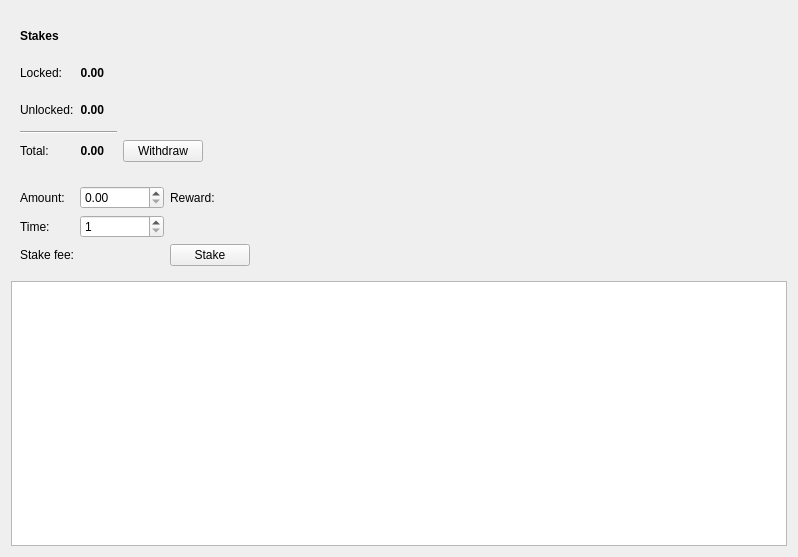
<?xml version="1.0" encoding="UTF-8"?>
<ui version="4.0">
 <class>DepositsFrame</class>
 <widget class="QFrame" name="DepositsFrame">
  <property name="geometry">
   <rect>
    <x>0</x>
    <y>0</y>
    <width>798</width>
    <height>557</height>
   </rect>
  </property>
  <property name="windowTitle">
   <string>Frame</string>
  </property>
  <property name="frameShape">
   <enum>QFrame::NoFrame</enum>
  </property>
  <property name="frameShadow">
   <enum>QFrame::Raised</enum>
  </property>
  <layout class="QVBoxLayout" name="verticalLayout">
   <item>
    <widget class="QFrame" name="m_overviewWalletFrame">
     <property name="minimumSize">
      <size>
       <width>0</width>
       <height>160</height>
      </size>
     </property>
     <property name="maximumSize">
      <size>
       <width>16777215</width>
       <height>160</height>
      </size>
     </property>
     <property name="frameShape">
      <enum>QFrame::NoFrame</enum>
     </property>
     <property name="frameShadow">
      <enum>QFrame::Raised</enum>
     </property>
     <layout class="QGridLayout" name="gridLayout_2">
      <item row="0" column="0">
       <widget class="QLabel" name="label_7">
        <property name="font">
         <font>
          <weight>75</weight>
          <bold>true</bold>
         </font>
        </property>
        <property name="text">
         <string>Stakes</string>
        </property>
       </widget>
      </item>
      <item row="1" column="0">
       <widget class="QLabel" name="label_8">
        <property name="text">
         <string>Locked:</string>
        </property>
       </widget>
      </item>
      <item row="1" column="1" colspan="2">
       <widget class="QLabel" name="m_lockedDepositLabel">
        <property name="font">
         <font>
          <weight>75</weight>
          <bold>true</bold>
         </font>
        </property>
        <property name="text">
         <string notr="true">0.00</string>
        </property>
        <property name="alignment">
         <set>Qt::AlignRight|Qt::AlignTrailing|Qt::AlignVCenter</set>
        </property>
       </widget>
      </item>
      <item row="1" column="3">
       <widget class="QLabel" name="m_tickerLabel1">
        <property name="text">
         <string notr="true"/>
        </property>
       </widget>
      </item>
      <item row="2" column="0">
       <widget class="QLabel" name="label_9">
        <property name="text">
         <string>Unlocked:</string>
        </property>
       </widget>
      </item>
      <item row="2" column="1" colspan="2">
       <widget class="QLabel" name="m_unlockedDepositLabel">
        <property name="font">
         <font>
          <weight>75</weight>
          <bold>true</bold>
         </font>
        </property>
        <property name="text">
         <string notr="true">0.00</string>
        </property>
        <property name="alignment">
         <set>Qt::AlignRight|Qt::AlignTrailing|Qt::AlignVCenter</set>
        </property>
       </widget>
      </item>
      <item row="2" column="3">
       <widget class="QLabel" name="m_tickerLabel2">
        <property name="text">
         <string notr="true"/>
        </property>
       </widget>
      </item>
      <item row="4" column="0">
       <widget class="QLabel" name="label_10">
        <property name="text">
         <string>Total:</string>
        </property>
       </widget>
      </item>
      <item row="4" column="1" colspan="2">
       <widget class="QLabel" name="m_totalDepositLabel">
        <property name="font">
         <font>
          <weight>75</weight>
          <bold>true</bold>
         </font>
        </property>
        <property name="text">
         <string notr="true">0.00</string>
        </property>
        <property name="alignment">
         <set>Qt::AlignRight|Qt::AlignTrailing|Qt::AlignVCenter</set>
        </property>
       </widget>
      </item>
      <item row="4" column="3">
       <widget class="QLabel" name="m_tickerLabel3">
        <property name="text">
         <string notr="true"/>
        </property>
       </widget>
      </item>
      <item row="0" column="5">
       <spacer name="horizontalSpacer_2">
        <property name="orientation">
         <enum>Qt::Horizontal</enum>
        </property>
        <property name="sizeHint" stdset="0">
         <size>
          <width>40</width>
          <height>20</height>
         </size>
        </property>
       </spacer>
      </item>
      <item row="4" column="4">
       <widget class="QPushButton" name="m_withdrawButton">
        <property name="text">
         <string>Withdraw</string>
        </property>
       </widget>
      </item>
      <item row="3" column="0" colspan="4">
       <widget class="Line" name="line_2">
        <property name="orientation">
         <enum>Qt::Horizontal</enum>
        </property>
       </widget>
      </item>
     </layout>
    </widget>
   </item>
   <item>
    <widget class="QFrame" name="m_addDepositFrame">
     <property name="frameShape">
      <enum>QFrame::NoFrame</enum>
     </property>
     <property name="frameShadow">
      <enum>QFrame::Raised</enum>
     </property>
     <layout class="QGridLayout" name="gridLayout">
      <item row="0" column="1">
       <widget class="QDoubleSpinBox" name="m_amountSpin">
        <property name="maximum">
         <double>1000000000.000000000000000</double>
        </property>
       </widget>
      </item>
      <item row="1" column="2">
       <widget class="QLabel" name="m_nativeTimeLabel">
        <property name="text">
         <string/>
        </property>
       </widget>
      </item>
      <item row="1" column="1">
       <widget class="QSpinBox" name="m_timeSpin">
        <property name="minimum">
         <number>1</number>
        </property>
        <property name="maximum">
         <number>999999999</number>
        </property>
       </widget>
      </item>
      <item row="1" column="0">
       <widget class="QLabel" name="label_2">
        <property name="text">
         <string>Time:</string>
        </property>
       </widget>
      </item>
      <item row="0" column="0">
       <widget class="QLabel" name="label">
        <property name="text">
         <string>Amount:</string>
        </property>
       </widget>
      </item>
      <item row="0" column="2">
       <widget class="QLabel" name="m_interestLabel">
        <property name="text">
          <string>Reward:</string>
        </property>
       </widget>
      </item>
      <item row="0" column="3">
       <spacer name="horizontalSpacer">
        <property name="orientation">
         <enum>Qt::Horizontal</enum>
        </property>
        <property name="sizeHint" stdset="0">
         <size>
          <width>534</width>
          <height>20</height>
         </size>
        </property>
       </spacer>
      </item>
      <item row="2" column="2" alignment="Qt::AlignLeft">
       <widget class="QPushButton" name="m_depositButton">
        <property name="text">
         <string>Stake</string>
        </property>
       </widget>
      </item>
      <item row="2" column="0">
       <widget class="QLabel" name="m_feeTextLabel">
        <property name="text">
         <string>Stake fee:</string>
        </property>
       </widget>
      </item>
      <item row="2" column="1">
       <widget class="QLabel" name="m_feeLabel">
        <property name="text">
         <string/>
        </property>
       </widget>
      </item>
     </layout>
    </widget>
   </item>
   <item>
    <widget class="QTreeView" name="m_depositView"/>
   </item>
  </layout>
 </widget>
 <resources/>
 <connections>
  <connection>
   <sender>m_depositButton</sender>
   <signal>clicked()</signal>
   <receiver>DepositsFrame</receiver>
   <slot>depositClicked()</slot>
   <hints>
    <hint type="sourcelabel">
     <x>274</x>
     <y>76</y>
    </hint>
    <hint type="destinationlabel">
     <x>398</x>
     <y>278</y>
    </hint>
   </hints>
  </connection>
  <connection>
   <sender>m_withdrawButton</sender>
   <signal>clicked()</signal>
   <receiver>DepositsFrame</receiver>
   <slot>withdrawClicked()</slot>
   <hints>
    <hint type="sourcelabel">
     <x>196</x>
     <y>151</y>
    </hint>
    <hint type="destinationlabel">
     <x>398</x>
     <y>278</y>
    </hint>
   </hints>
  </connection>
  <connection>
   <sender>m_depositView</sender>
   <signal>doubleClicked(QModelIndex)</signal>
   <receiver>DepositsFrame</receiver>
   <slot>showDepositDetails(QModelIndex)</slot>
   <hints>
    <hint type="sourcelabel">
     <x>398</x>
     <y>403</y>
    </hint>
    <hint type="destinationlabel">
     <x>398</x>
     <y>278</y>
    </hint>
   </hints>
  </connection>
  <connection>
   <sender>m_timeSpin</sender>
   <signal>valueChanged(int)</signal>
   <receiver>DepositsFrame</receiver>
   <slot>timeChanged(int)</slot>
   <hints>
    <hint type="sourcelabel">
     <x>151</x>
     <y>230</y>
    </hint>
    <hint type="destinationlabel">
     <x>398</x>
     <y>278</y>
    </hint>
   </hints>
  </connection>
  <connection>
   <sender>m_amountSpin</sender>
   <signal>valueChanged(double)</signal>
   <receiver>DepositsFrame</receiver>
   <slot>depositParamsChanged()</slot>
   <hints>
    <hint type="sourcelabel">
     <x>147</x>
     <y>211</y>
    </hint>
    <hint type="destinationlabel">
     <x>398</x>
     <y>278</y>
    </hint>
   </hints>
  </connection>
  <connection>
   <sender>m_timeSpin</sender>
   <signal>valueChanged(int)</signal>
   <receiver>DepositsFrame</receiver>
   <slot>depositParamsChanged()</slot>
   <hints>
    <hint type="sourcelabel">
     <x>147</x>
     <y>249</y>
    </hint>
    <hint type="destinationlabel">
     <x>398</x>
     <y>278</y>
    </hint>
   </hints>
  </connection>
 </connections>
 <slots>
  <slot>depositClicked()</slot>
  <slot>withdrawClicked()</slot>
  <slot>showDepositDetails(QModelIndex)</slot>
  <slot>timeChanged(int)</slot>
  <slot>depositParamsChanged()</slot>
 </slots>
</ui>
